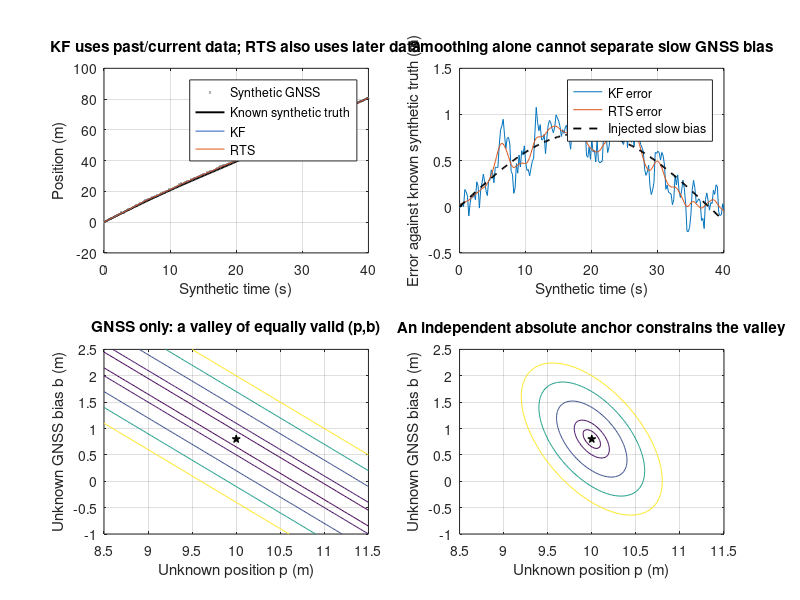

Reproduce this figure in MATLAB. (Note: this script raises an error after producing the figure.)
function fig = demo_kalman_rts()
%DEMO_KALMAN_RTS 合成的一維 [position,velocity] KF/RTS 與 bias 可辨識性。
% 教學參數只控制合成資料；不讀寫 production config，不是完整八狀態圖。
% 真值只存在於本合成例；真實 GNSS、map、最佳 CSV 都不能當真值。

    previousRng = rng;
    cleanup = onCleanup(@() rng(previousRng)); %#ok<NASGU>
    rng(21, 'twister');
    t = (0:0.2:40)';
    truth = 2*t+0.8*sin(t/5);
    bias = 0.8*sin(t/12);
    measurementStd = 0.3;
    measurement = truth+bias+measurementStd*randn(size(t));
    n = numel(t);
    h = [1 0];
    r = measurementStd^2;
    accelerationPsd = 0.2; % Illustrative model setting, not sensor calibration.
    means = zeros(2, n); covariances = zeros(2, 2, n);
    predicted = zeros(2, n); predictedCov = zeros(2, 2, n);
    state = [measurement(1); (measurement(2)-measurement(1))/(t(2)-t(1))];
    p = diag([10 10]);
    for k = 1:n
        if k == 1
            dt = 0;
        else
            dt = t(k)-t(k-1);
        end
        f = [1 dt; 0 1];
        q = accelerationPsd*[dt^3/3 dt^2/2; dt^2/2 dt];
        state = f*state; p = f*p*f'+q;
        predicted(:, k) = state; predictedCov(:, :, k) = p;
        innovation = measurement(k)-h*state;
        gain = p*h'/(h*p*h'+r);
        state = state+gain*innovation;
        a = eye(2)-gain*h;
        p = a*p*a'+gain*r*gain'; % Joseph covariance update.
        means(:, k) = state; covariances(:, :, k) = (p+p')/2;
    end
    smooth = means;
    for k = n-1:-1:1
        f = [1 t(k+1)-t(k); 0 1];
        gain = (covariances(:, :, k)*f')/predictedCov(:, :, k+1);
        smooth(:, k) = means(:, k)+gain*(smooth(:, k+1)-predicted(:, k+1));
    end

    fig = figure('Name', 'Synthetic Kalman, RTS and GNSS bias', 'Color', 'w', ...
        'Position', [160 160 1200 760]);
    subplot(2, 2, 1);
    plot(t, measurement, '.', 'Color', [0.7 0.7 0.7]); hold on;
    plot(t, truth, 'k', 'LineWidth', 1.4);
    plot(t, means(1, :), 'Color', [0.15 0.35 0.75]);
    plot(t, smooth(1, :), 'Color', [0.85 0.35 0.1]);
    grid on; xlabel('Synthetic time (s)'); ylabel('Position (m)');
    title('KF uses past/current data; RTS also uses later data');
    legend('Synthetic GNSS', 'Known synthetic truth', 'KF', 'RTS', 'Location', 'best');
    subplot(2, 2, 2);
    plot(t, means(1, :)'-truth); hold on;
    plot(t, smooth(1, :)'-truth); plot(t, bias, 'k--', 'LineWidth', 1.3);
    grid on; xlabel('Synthetic time (s)'); ylabel('Error against known synthetic truth (m)');
    title('Smoothing alone cannot separate slow GNSS bias');
    legend('KF error', 'RTS error', 'Injected slow bias', 'Location', 'best');

    % One-sample identifiability example, independent of the time-series demo.
    % With only z=p+b, all p+b=z pairs have the same likelihood.
    [position, offset] = meshgrid(linspace(8.5, 11.5, 101), linspace(-1, 2.5, 101));
    gnssValue = 10.8;
    mapValue = 10.0; % Known synthetic absolute observation; not a real map pose.
    costGnss = ((position+offset-gnssValue)/0.3).^2;
    costBoth = costGnss+((position-mapValue)/0.2).^2;
    levels = [0.25 1 4 9 16];
    subplot(2, 2, 3);
    contour(position, offset, costGnss, levels); hold on;
    plot(10, 0.8, 'kp', 'MarkerFaceColor', 'k');
    xlabel('Unknown position p (m)'); ylabel('Unknown GNSS bias b (m)'); grid on;
    title('GNSS only: a valley of equally valid (p,b)');
    subplot(2, 2, 4);
    contour(position, offset, costBoth, levels); hold on;
    plot(10, 0.8, 'kp', 'MarkerFaceColor', 'k');
    xlabel('Unknown position p (m)'); ylabel('Unknown GNSS bias b (m)'); grid on;
    title('An independent absolute anchor constrains the valley');
    sgtitle('Synthetic lesson: temporal smoothing and absolute bias identification differ');
end
